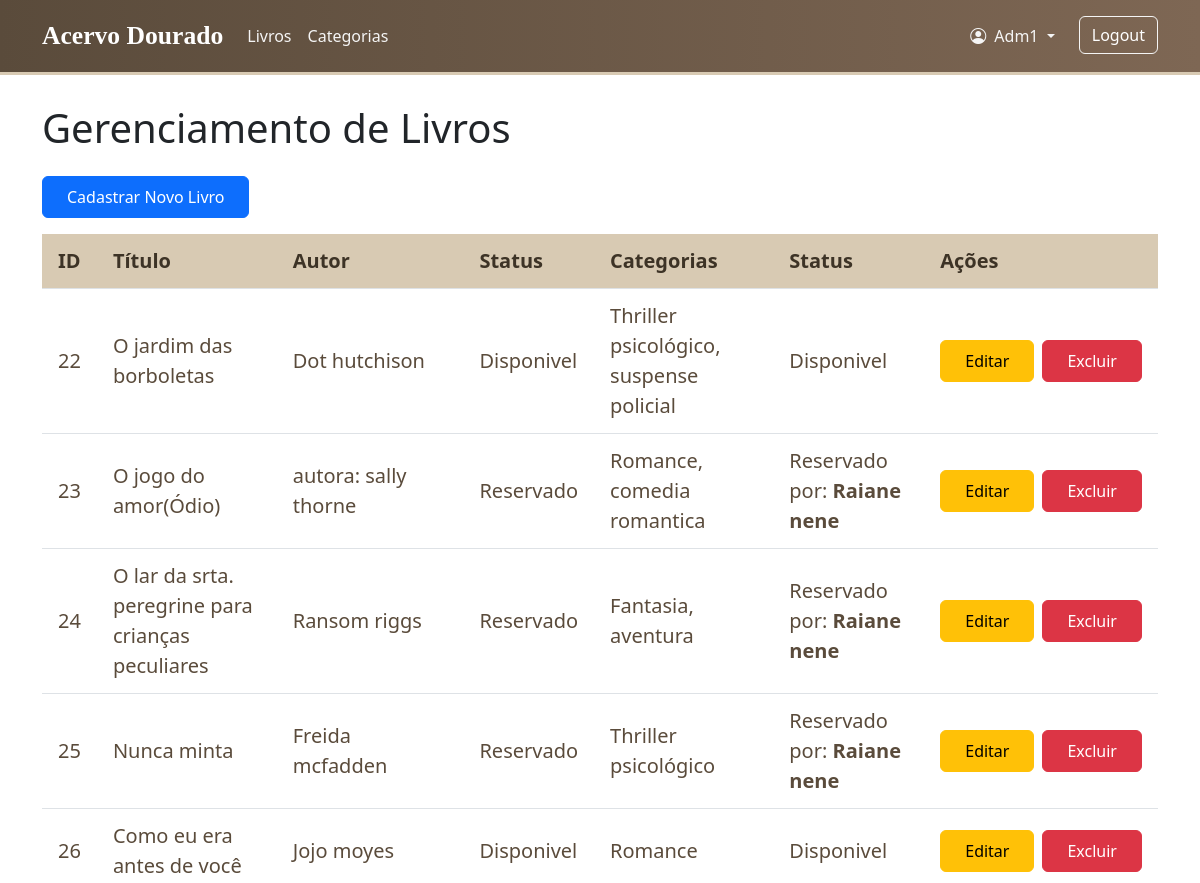
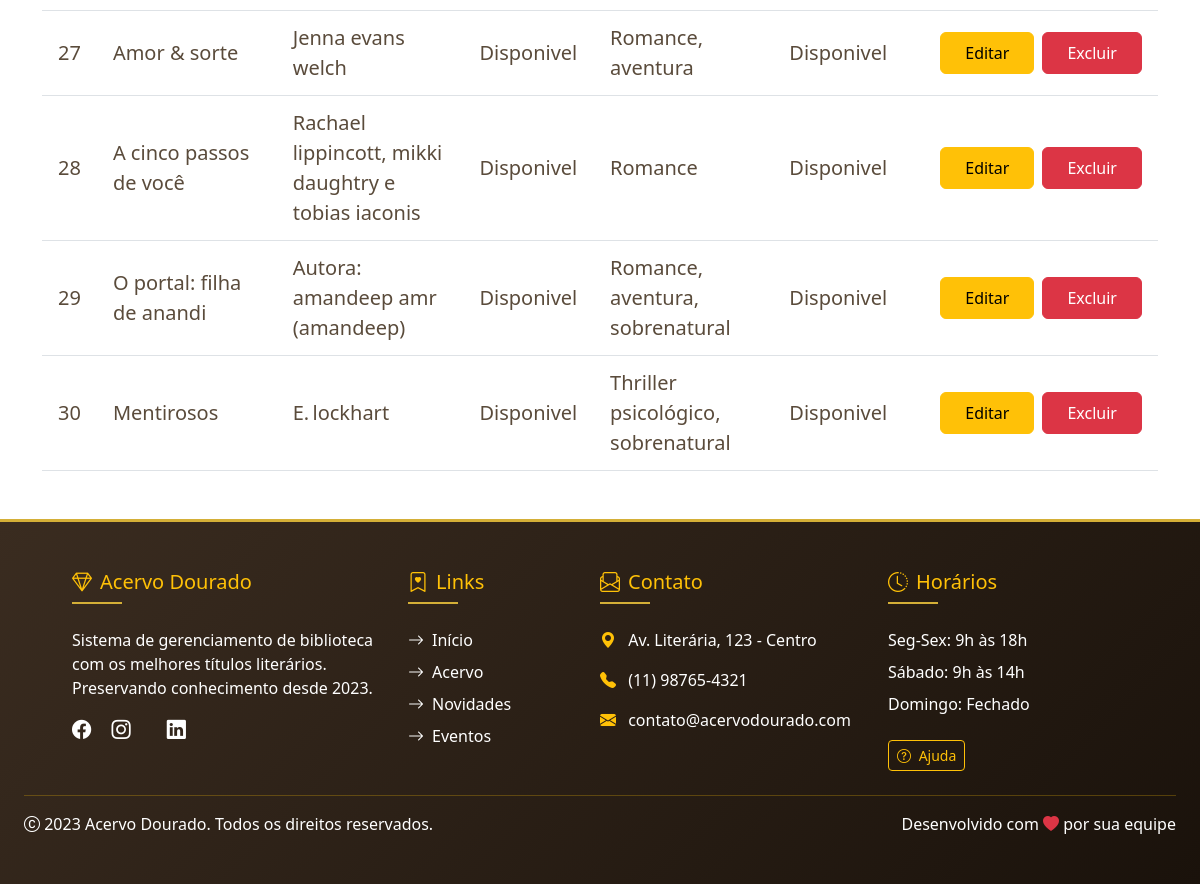
The page /views/livro/index.php (signed in) on the database its author committed (2 pictures, top to bottom).
### tables this page shows
CREATE TABLE `livro` (
  `id_livro` int(11) NOT NULL,
  `titulo` varchar(150) NOT NULL,
  `autor` varchar(100) DEFAULT NULL,
  `descricao` text DEFAULT NULL,
  `imagem` varchar(255) DEFAULT NULL,
  `status` enum('disponivel','reservado') DEFAULT 'disponivel',
  `id_usuario_reserva` int(11) DEFAULT NULL,
  `data_reserva` datetime DEFAULT NULL
);

CREATE TABLE `usuario` (
  `id_usuario` int(11) NOT NULL,
  `nome` varchar(100) NOT NULL,
  `email` varchar(100) NOT NULL,
  `senha` varchar(255) NOT NULL,
  `tipo` enum('admin','leitor') DEFAULT 'leitor'
);

### controller/SessionController.php (called while the page is built, shortened)
<?php
class SessionController {
    public static function isLoggedIn() {
        return isset($_SESSION['id_usuario']);
    }
}
?>

### config/db.php (called while the page is built, shortened)
<?php
class Database {
    private $host = "localhost";
    private $dbname = "biblioteca";
    private $username = "root";
    private $password = "";
    private $pdo;
    public function __construct() {
        try {
            $dsn = "mysql:host={$this->host};dbname={$this->dbname};charset=utf8";
            $this->pdo = new PDO($dsn, $this->username, $this->password, [
                PDO::ATTR_ERRMODE => PDO::ERRMODE_EXCEPTION
            ]);
        } catch (PDOException $e) {
            die("Erro de conexão: " . $e->getMessage());
        }
    }
    public function getConnection() {
        return $this->pdo;
    }
}
?>

### model/LivroModel.php (called while the page is built, shortened)
<?php
require_once __DIR__ . '/../config/db.php';
class LivroModel {
    private $pdo;
    public function __construct() {
        $db = new Database();
        $this->pdo = $db->getConnection();
    }
public function listarComCategorias() {
    $stmt = $this->pdo->query("
        SELECT
            l.id_livro,
            l.titulo,
            l.autor,
            l.descricao,
            l.status,
            l.id_usuario_reserva,
            u.nome AS nome_reserva,
            GROUP_CONCAT(c.nome_categoria SEPARATOR ', ') AS categorias
        FROM livro l
        LEFT JOIN livro_categoria lc ON l.id_livro = lc.id_livro
        LEFT JOIN categoria c ON lc.id_categoria = c.id_categoria
        LEFT JOIN usuario u ON l.id_usuario_reserva = u.id_usuario
        GROUP BY l.id_livro
    ");
    return $stmt->fetchAll(PDO::FETCH_ASSOC);
}
}

### views/livro/index.php (the view, shortened to what this page needs)
<?php
require_once __DIR__ . '/../../model/LivroModel.php';
$livroModel = new LivroModel();
$livros = $livroModel->listarComCategorias();
require_once __DIR__ . '/../../public/partials/header.php';
require_once __DIR__ . '/../../public/partials/navbar.php';
?>
<div class="container mt-5 mb-5">
    <h1 class="mb-4">Gerenciamento de Livros</h1>
    <a href="new.php" class="btn btn-primary mb-3 px-4 py-2">Cadastrar Novo Livro</a>
    <?php if (count($livros) > 0): ?>
        <table class="table table-hover table-custom fs-5">
            <thead>
                <tr>
                    <th>ID</th>
                    <th>Título</th>
                    <th>Autor</th>
                    <th>Status</th>
                    <th>Categorias</th>
                    <th>Status</th>
                    <th>Ações</th>
                </tr>
            </thead>
            <tbody>
                <?php foreach ($livros as $livro): ?>
                    <tr>
                        <td><?= htmlspecialchars($livro['id_livro']) ?></td>
                        <td><?= htmlspecialchars(ucfirst(strtolower($livro['titulo']))) ?></td>
                        <td><?= htmlspecialchars(ucfirst(strtolower($livro['autor']))) ?></td>
                        <td><?= htmlspecialchars(ucfirst(strtolower($livro['status']))) ?></td>
                        <td><?= htmlspecialchars(ucfirst(strtolower($livro['categorias'])))?></td>
                        <td>
                            <?php if ($livro['status'] === 'reservado' && !empty($livro['nome_reserva'])): ?>
                                Reservado por: <strong><?= htmlspecialchars(ucfirst(strtolower($livro['nome_reserva']))) ?></strong>
                            <?php else: ?>
                                <?= htmlspecialchars(ucfirst(strtolower($livro['status']))) ?>
                            <?php endif; ?>
                        </td>
                        <td>
                        <div class="d-flex gap-2" role="group">
                            <a href="editar.php?id=<?= $livro['id_livro'] ?>" class="btn  btn-warning px-4 py-2">Editar</a>
                            <a href="excluir.php?id=<?= $livro['id_livro'] ?>" class="btn btn-danger px-4 py-2" onclick="return confirm('Tem certeza que deseja excluir?')">Excluir</a>
                        </div>
                        </td>
                    </tr>
                <?php endforeach; ?>
            </tbody>
        </table>
    <?php else: ?>
        <div class="alert alert-info">Nenhum livro cadastrado.</div>
    <?php endif; ?>
</div>
<?php require_once __DIR__ . '/../../public/partials/footer.php' ?>

### public/partials/header.php (shortened to what this page needs)
<!DOCTYPE html>
<html lang="pt-br">
<head>
    <link href="https://cdn.jsdelivr.net/npm/bootstrap@5.3.0/dist/css/bootstrap.min.css" rel="stylesheet">
    <link rel="stylesheet" href="https://cdn.jsdelivr.net/npm/bootstrap-icons@1.10.5/font/bootstrap-icons.css">
    <link rel="stylesheet" href="/CRUD-DW2-2SEM/public/partials/css/style.css">
    <link rel="stylesheet" href="/CRUD-DW2-2SEM/public/partials/css/navbardefault.css">
</head>
<body style="overflow-x: hidden;">
    <main>

### public/partials/navbar.php (shortened to what this page needs)
<?php require_once __DIR__ . '/../../config/db.php'; ?>
<?php require_once __DIR__ . '/../../controller/SessionController.php'; ?>
<nav class="navbar navbar-expand-lg navbar-dark fixed-top" id="mainNavbar">
  <div class="container">
    <a class="navbar-brand" href="<?= BASE_URL ?>/public/index.php">Acervo Dourado</a>
    <div class="collapse navbar-collapse" id="navbarNav">
      <ul class="navbar-nav me-auto">
        <?php if (SessionController::isLoggedIn()): ?>
          <?php if ($_SESSION['tipo'] === 'admin'): ?>
            <li class="nav-item">
              <a class="nav-link" href="<?= BASE_URL ?>/views/livro/index.php">Livros</a>
            </li>
            <li class="nav-item">
              <a class="nav-link" href="<?= BASE_URL ?>/views/categoria/index.php">Categorias</a>
            </li>
          <?php endif; ?>
        <?php endif; ?>
      </ul>
      <ul class="navbar-nav ms-auto">
        <?php if (SessionController::isLoggedIn()): ?>
          <li class="nav-item dropdown me-3">
            <a class="nav-link dropdown-toggle" href="#" id="navbarDropdownPerfil" role="button" data-bs-toggle="dropdown" aria-expanded="false">
              <i class="bi bi-person-circle me-1"></i> <?php echo htmlspecialchars(ucfirst($_SESSION['nome'])); ?>
            </a>
          </li>
          <li class="nav-item">
            <form action="<?= BASE_URL ?>/public/logout.php" method="post">
              <button type="submit" class="btn btn-outline-light">Logout</button>
            </form>
          </li>
        <?php else: ?>
          <li class="nav-item">
            <a class="btn btn-outline-light" href="<?= BASE_URL ?>/views/usuario/login.php">Login</a>
          </li>
        <?php endif; ?>
      </ul>
    </div>
  </div>
</nav>

### public/partials/footer.php (shortened to what this page needs)
</main>
<footer class="footer py-5 bg-dark text-white mt-auto w-100">
  <div class="row g-0 mx-0 px-4">
    <div class="col-md-4 mb-4 ps-md-5">
      <h5 class="text-warning mb-4">
        <i class="bi bi-gem me-2"></i>Acervo Dourado
      </h5>
      <p class="text-white">
        Sistema de gerenciamento de biblioteca com os melhores títulos literários.
        Preservando conhecimento desde 2023.
      </p>
      <div class="social-icons mt-3">
        <a href="#" class="text-white me-3"><i class="bi bi-facebook"></i></a>
        <a href="#" class="text-white me-3"><i class="bi bi-instagram"></i></a>
        <a href="#" class="text-white"><i class="bi bi-linkedin"></i></a>
      </div>
    </div>
    <div class="col-md-2 mb-4">
      <h5 class="text-warning mb-4">
        <i class="bi bi-bookmark-heart me-2"></i>Links
      </h5>
      <ul class="list-unstyled">
        <li class="mb-2"><a href="#" class="text-white"><i class="bi bi-arrow-right me-2"></i>Início</a></li>
        <li class="mb-2"><a href="#" class="text-white"><i class="bi bi-arrow-right me-2"></i>Acervo</a></li>
        <li class="mb-2"><a href="#" class="text-white"><i class="bi bi-arrow-right me-2"></i>Novidades</a></li>
        <li class="mb-2"><a href="#" class="text-white"><i class="bi bi-arrow-right me-2"></i>Eventos</a></li>
      </ul>
    </div>
    <div class="col-md-3 mb-4">
      <h5 class="text-warning mb-4">
        <i class="bi bi-envelope-paper me-2"></i>Contato
      </h5>
      <ul class="list-unstyled text-white">
        <li class="mb-3">
          <i class="bi bi-geo-alt-fill me-2 text-warning"></i>
          Av. Literária, 123 - Centro
        </li>
        <li class="mb-3">
          <i class="bi bi-telephone-fill me-2 text-warning"></i>
          (11) 98765-4321
        </li>
        <li class="mb-3">
          <i class="bi bi-envelope-fill me-2 text-warning"></i>
          contato@acervodourado.com
        </li>
      </ul>
    </div>
    <div class="col-md-3 mb-4 pe-md-5">
      <h5 class="text-warning mb-4">
        <i class="bi bi-clock-history me-2"></i>Horários
      </h5>
      <ul class="list-unstyled text-white">
        <li class="mb-2">Seg-Sex: 9h às 18h</li>
        <li class="mb-2">Sábado: 9h às 14h</li>
        <li class="mb-2">Domingo: Fechado</li>
      </ul>
      <div class="mt-4">
        <button class="btn btn-outline-warning btn-sm">
          <i class="bi bi-question-circle me-1"></i> Ajuda
        </button>
      </div>
    </div>
  </div>
  <hr class="border-warning mt-0 mx-4">
  <div class="row g-0 mx-0 px-4">
    <div class="col-md-6 text-center text-md-start">
      <p class="mb-0 text-white">
        <i class="bi bi-c-circle"></i> 2023 Acervo Dourado. Todos os direitos reservados.
      </p>
    </div>
    <div class="col-md-6 text-center text-md-end">
      <p class="mb-0 text-white">
        Desenvolvido com <i class="bi bi-heart-fill text-danger"></i> por sua equipe
      </p>
    </div>
  </div>
</footer>
</body>
</html>

### public/partials/css/style.css (style rules this page uses)
:root { --primary-color: #5a4b3b; --secondary-color: #7e6754; --accent-color: #d8cab3; --text-dark: #3d3326; --text-medium: #5a4b3b; --text-light: #7c6f63; --white: #ffffff; --off-white: #f8f6f4; }
html, body { height: 100%; }
body { padding-top: 6 !important; margin-top: 0 !important; display: flex; flex-direction: column; }
main { flex: 1 0 auto; }
.footer { background: linear-gradient(135deg, #3a2c20 0%, #1a120b 100%) !important; border-top: 3px solid #d4af37; flex-shrink: 0; width: 100vw; padding-left: 0; padding-right: 0; }
@media (min-width: 1200px) { .footer .row { max-width: 1200px; margin-left: auto !important; margin-right: auto !important; } }
.footer a { text-decoration: none; transition: all 0.3s ease; color: #d8cab3; }
.social-icons i { font-size: 1.2rem; transition: all 0.3s ease; }
.footer h5 { position: relative; padding-bottom: 10px; color: #d4af37; }
.footer h5::after { content: ''; position: absolute; left: 0; bottom: 0; width: 50px; height: 2px; background: #d4af37; }
.table { font-size: 1rem; border-collapse: collapse; }
.table th, .table td { padding: 0.75rem 1rem; vertical-align: middle; }
.table th { background-color: var(--accent-color); color: var(--text-dark); font-weight: bold; }
.table td { color: var(--text-medium); }

### public/partials/css/navbardefault.css (style rules this page uses)
.navbar { background: linear-gradient(90deg, #5a4b3b, #7e6754); padding: 0.75rem 1.5rem; border-bottom: 3px solid #d8cab3; }
.navbar .navbar-brand { font-size: 1.6rem; font-weight: bold; color: #fff !important; font-family: 'Georgia', serif; display: flex; align-items: center; }
.navbar .nav-link { color: #f5f5f5 !important; font-weight: 500; transition: color 0.3s ease; padding: 0.5rem 1rem; }
.navbar .btn-outline-light { border-color: #f5f5f5; color: #fff; }

### views/livro/index.php (style rules this page uses)
body { padding-top: 56px; }

### rows shown on the page
livro: id_livro "22", titulo "O jardim das borboletas", autor "Dot hutchison", status "Disponivel", categorias "Thriller psicológico, suspense policial"
livro: id_livro "23", titulo "O jogo do amor(Ódio)", autor "autora: sally thorne", status "Reservado", categorias "Romance, comedia romantica", id_usuario_reserva.nome "Raiane nene"
livro: id_livro "24", titulo "O lar da srta. peregrine para crianças peculiares", autor "Ransom riggs", status "Reservado", categorias "Fantasia, aventura", id_usuario_reserva.nome "Raiane nene"
livro: id_livro "25", titulo "Nunca minta", autor "Freida mcfadden", status "Reservado", categorias "Thriller psicológico", id_usuario_reserva.nome "Raiane nene"
livro: id_livro "26", titulo "Como eu era antes de você", autor "Jojo moyes", status "Disponivel", categorias "Romance"
livro: id_livro "27", titulo "Amor & sorte", autor "Jenna evans welch", status "Disponivel", categorias "Romance, aventura"
livro: id_livro "28", titulo "A cinco passos de você", autor "Rachael lippincott, mikki daughtry e tobias iaconis", status "Disponivel", categorias "Romance"
livro: id_livro "29", titulo "O portal: filha de anandi", autor "Autora: amandeep amr (amandeep)", status "Disponivel", categorias "Romance, aventura, sobrenatural"
livro: id_livro "30", titulo "Mentirosos", autor "E. lockhart", status "Disponivel", categorias "Thriller psicológico, sobrenatural"

### other values the page prints
$_SESSION['nome'] "Adm1"
